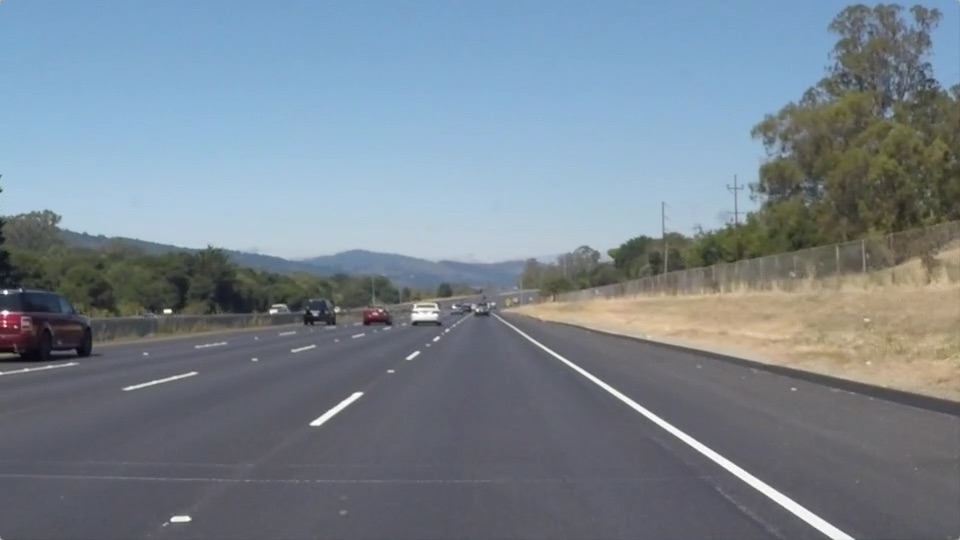
#> input picture TF/Udacity/self-driving/CarND-LaneLines-P1/test_images/solidWhiteRight.jpg, 960 x 540 px, found by its file name
$ jupyter execute qi_P1.ipynb   (shell and % lines are left out)
#> lines starting #> are read from the running program, lines starting #| are printed output that depends on the picture; after the words box and inside, x2 and y2 are one past the last pixel; in counts of white or black regions, pixels touching at a corner belong together
[cell 1]
import matplotlib.pyplot as plt
import matplotlib.image as mpimg
import numpy as np
import cv2

[cell 2]
#reading in an image
img = mpimg.imread('test_images/solidWhiteRight.jpg')
#> img is the input picture: shape (540, 960, 3); mean R, G, B 120.3, 132.6, 143.7

#printing out some stats and plotting
print('This image is:', type(img), 'with dimensions:', img.shape)
#| This image is: <class 'numpy.ndarray'> with dimensions: (540, 960, 3)
plt.imshow(img)

[cell 3]
import math

def grayscale(img):
    """Applies the Grayscale transform
    This will return an image with only one color channel
    but NOTE: to see the returned image as grayscale
    (assuming your grayscaled image is called 'gray')
    you should call plt.imshow(gray, cmap='gray')"""
    return cv2.cvtColor(img, cv2.COLOR_RGB2GRAY)
    # Or use BGR2GRAY if you read an image with cv2.imread()
    # return cv2.cvtColor(img, cv2.COLOR_BGR2GRAY)

def canny(img, low_threshold, high_threshold):
    """Applies the Canny transform"""
    return cv2.Canny(img, low_threshold, high_threshold)

def gaussian_blur(img, kernel_size):
    """Applies a Gaussian Noise kernel"""
    return cv2.GaussianBlur(img, (kernel_size, kernel_size), 0)

def region_of_interest(img, vertices):
    """
    Applies an image mask.

    Only keeps the region of the image defined by the polygon
    formed from `vertices`. The rest of the image is set to black.
    """
    #defining a blank mask to start with
    mask = np.zeros_like(img)

    #defining a 3 channel or 1 channel color to fill the mask with depending on the input image
    if len(img.shape) > 2:
        channel_count = img.shape[2]  # i.e. 3 or 4 depending on your image
        ignore_mask_color = (255,) * channel_count
    else:
        ignore_mask_color = 255

    #filling pixels inside the polygon defined by "vertices" with the fill color
    cv2.fillPoly(mask, vertices, ignore_mask_color)

    #returning the image only where mask pixels are nonzero
    masked_image = cv2.bitwise_and(img, mask)
    return masked_image


def draw_lines(img, lines, color=[255, 0, 0], thickness=2):
    """
    NOTE: this is the function you might want to use as a starting point once you want to
    average/extrapolate the line segments you detect to map out the full
    extent of the lane (going from the result shown in raw-lines-example.mp4
    to that shown in P1_example.mp4).

    Think about things like separating line segments by their
    slope ((y2-y1)/(x2-x1)) to decide which segments are part of the left
    line vs. the right line.  Then, you can average the position of each of
    the lines and extrapolate to the top and bottom of the lane.

    This function draws `lines` with `color` and `thickness`.
    Lines are drawn on the image inplace (mutates the image).
    If you want to make the lines semi-transparent, think about combining
    this function with the weighted_img() function below
    """
    for line in lines:
        for x1,y1,x2,y2 in line:
            cv2.line(img, (x1, y1), (x2, y2), color, thickness)

def line_selct(lines,langle,rangle,y,yshape):
    new = []
    new1 = []
    k1 = 0
    k2 = 0
    b1 = 0
    b2 = 0
    a = 0
    for i in lines:

        k = (i[0][3] - i[0][1]) / (i[0][0] - i[0][2])

        if k > math.tan(langle/180*math.pi):

            new.append(i)
        elif k < math.tan(rangle/180*math.pi):
            new1.append(i)

    len1 = len(new)
    len2 = len(new1)
    for i in new:
        k = (i[0][1] - i[0][3]) / (i[0][0] - i[0][2])
        k1 = k1 + k
        b = i[0][1] - k * i[0][0]
        b1 = b + b1
    k1 = k1 / len1
    b1 = b1 / len1
    for i in new1:
        k = (i[0][1] - i[0][3]) / (i[0][0] - i[0][2])
        k2 = k2 + k
        b = i[0][1] - k * i[0][0]
        b2 = b2 + b
    k2 = k2 / len2
    b2 = b2 / len2


    x11 = int((img.shape[1] - b1) / k1)
    x12 = int((y - b1) / k1)

    x21 = int((img.shape[1] - b2) / k2)
    x22 = int((y - b2) / k2)

    return np.array([[[x11, yshape, x12, y, ]], [[x21, yshape, x22, y, ]]])

def hough_lines(img, rho, theta, threshold, min_line_len, max_line_gap):
    """
    `img` should be the output of a Canny transform.

    Returns an image with hough lines drawn.
    """
    lines = cv2.HoughLinesP(img, rho, theta, threshold, np.array([]), minLineLength=min_line_len,
                            maxLineGap=max_line_gap)
    new=[]
    for i in lines:

        k=(i[0][3]-i[0][1])/(i[0][0]-i[0][2])

        if k>0.5 or k<-0.5 :

            new.append(i)

    result=line_selct(lines, 30, 150, 320, img.shape[1])
    line_img = np.zeros((img.shape[0], img.shape[1], 3), dtype=np.uint8)
    draw_lines(line_img, result)

    return line_img

# Python 3 has support for cool math symbols.

def weighted_img(img, initial_img, α=0.8, β=1., λ=0.):
    """
    `img` is the output of the hough_lines(), An image with lines drawn on it.
    Should be a blank image (all black) with lines drawn on it.

    `initial_img` should be the image before any processing.

    The result image is computed as follows:

    initial_img * α + img * β + λ
    NOTE: initial_img and img must be the same shape!
    """
    return cv2.addWeighted(initial_img, α, img, β, λ)

[cell 4]
import os
os.listdir("test_images/")

[cell 5]
from moviepy.editor import VideoFileClip
from IPython.display import HTML

[cell 6]
def process_image(img):
    # NOTE: The output you return should be a color image (3 channel) for processing video below
    # TODO: put your pipeline here,
    # you should return the final output (image where lines are drawn on lanes)
    temp = img
    img = grayscale(img)
#> in grayscale, `return cv2.cvtColor(img, cv2.COLOR_RGB2GRAY)`:
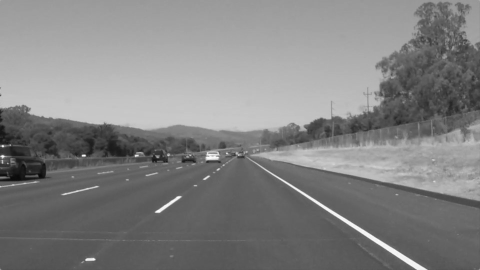
#> returned value: shape (540, 960) (shown at 1/2 size); min 8, max 255, mean 130.1
    img = canny(img, low_threshold=100, high_threshold=200)
#> in canny, `return cv2.Canny(img, low_threshold, high_threshold)`:
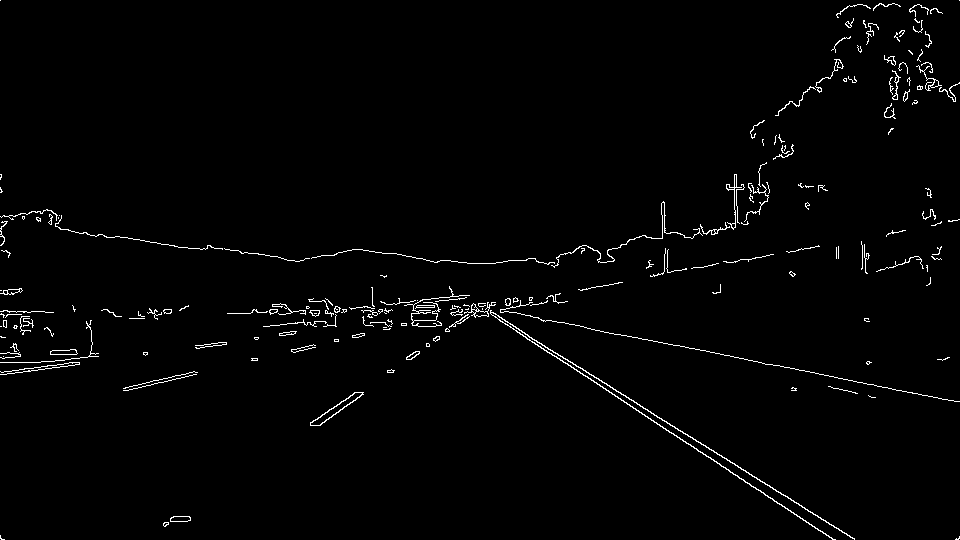
#> returned value: shape (540, 960); 1.6% white in thin lines or dots
    img = gaussian_blur(img, kernel_size=3)
    imshape = img.shape
    img = region_of_interest(img, vertices=np.array([[(0,imshape[0]),(450, 300), (490, 300), (imshape[1],imshape[0])]], dtype=np.int32))

    line_img=hough_lines(img, rho=1, theta=np.pi/180, threshold = 50, min_line_len = 40, max_line_gap = 10)

    result = weighted_img(line_img, temp, α=0.1, β=2., λ=0.)

    return result

a=process_image(img)
#> in region_of_interest, `cv2.fillPoly(mask, vertices, ignore_mask_color)`:
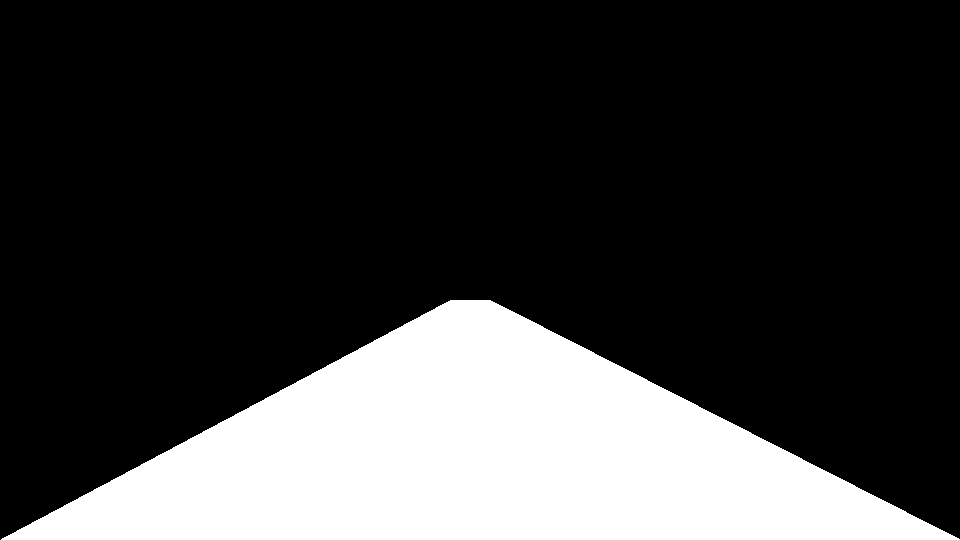
#> mask: shape (540, 960); 23.2% white; 1 white region, box (x1, y1, x2, y2) and area: (1, 300, 960, 540) 120220
#> in region_of_interest, `masked_image = cv2.bitwise_and(img, mask)`:
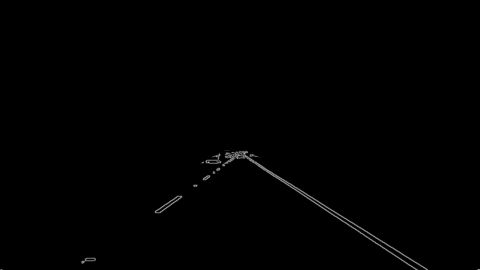
#> masked_image: shape (540, 960) (shown at 1/2 size); min 0, max 191, mean 0.9
#> in hough_lines, `lines = cv2.HoughLinesP(img, rho, theta, threshold, np.array([]), minL..`: lines = 29 rows, first 6: [477, 303, 855, 539], [474, 302, 854, 539], [472, 302, 851, 539], [471, 303, 835, 539], [478, 302, 855, 538], [516, 333, 833, 539]
#> the loop in hough_lines, `for i in lines: ` made 29 passes
#> (i, k) on passes 1 to 8: ([[477, 303, 855, 539]], -0.624), ([[474, 302, 854, 539]], -0.624), ([[472, 302, 851, 539]], -0.625), ([[471, 303, 835, 539]], -0.648), ([[478, 302, 855, 538]], -0.626), ([[516, 333, 833, 539]], -0.65), ([[408, 360, 486, 301]], 0.756), ([[405, 360, 482, 302]], 0.753)
#> after the loop in hough_lines, `for i in lines:`: new = 26 items, first 6: [[477, 303, 855, 539]], [[474, 302, 854, 539]], [[472, 302, 851, 539]], [[471, 303, 835, 539]], [[478, 302, 855, 538]], [[516, 333, 833, 539]]
#> the loop in line_selct, `for i in lines: ` made 29 passes
#> after the loop in line_selct, `for i in lines:`: new = 15 items, first 6: [[408, 360, 486, 301]], [[405, 360, 482, 302]], [[320, 426, 364, 394]], [[319, 426, 364, 392]], [[314, 426, 364, 391]], [[309, 425, 360, 391]]; new1 = 11 items, first 6: [[477, 303, 855, 539]], [[474, 302, 854, 539]], [[472, 302, 851, 539]], [[471, 303, 835, 539]], [[478, 302, 855, 538]], [[516, 333, 833, 539]]
#> in line_selct, `len1 = len(new)`: len1 = 15
#> in line_selct, `len2 = len(new1)`: len2 = 11
#> the loop in line_selct, `for i in new:` made 15 passes
#> (i, k, k1, b, b1) on passes 1 to 8: ([[408, 360, 486, 301]], -0.756, -0.756, 668.6, 668.6), ([[405, 360, 482, 302]], -0.753, -1.51, 665.1, 1333.7), ([[320, 426, 364, 394]], -0.727, -2.24, 658.7, 1992.4), ([[319, 426, 364, 392]], -0.756, -2.99, 667, 2659.4), ([[314, 426, 364, 391]], -0.7, -3.69, 645.8, 3305.2), ([[309, 425, 360, 391]], -0.667, -4.36, 631, 3936.2), ([[309, 421, 355, 391]], -0.652, -5.01, 622.5, 4558.8), ([[309, 423, 357, 391]], -0.667, -5.68, 629, 5187.8)
#> after the loop in line_selct, `for i in new:`: b1 = 9693; k1 = -10.58
#> in line_selct, `k1 = k1 / len1`: k1 = -0.705
#> in line_selct, `b1 = b1 / len1`: b1 = 646.2
#> the loop in line_selct, `for i in new1:` made 11 passes
#> (i, k, k2, b, b2) on passes 1 to 8: ([[477, 303, 855, 539]], 0.624, 0.624, 5.19, 5.19), ([[474, 302, 854, 539]], 0.624, 1.25, 6.37, 11.56), ([[472, 302, 851, 539]], 0.625, 1.87, 6.84, 18.41), ([[471, 303, 835, 539]], 0.648, 2.52, -2.37, 16.03), ([[478, 302, 855, 538]], 0.626, 3.15, 2.77, 18.81), ([[516, 333, 833, 539]], 0.65, 3.8, -2.32, 16.49), ([[473, 302, 809, 521]], 0.652, 4.45, -6.29, 10.2), ([[472, 303, 836, 539]], 0.648, 5.1, -3.02, 7.17)
#> after the loop in line_selct, `for i in new1:`: b2 = 4.96; k2 = 7.02
#> in line_selct, `k2 = k2 / len2`: k2 = 0.639
#> in line_selct, `b2 = b2 / len2`: b2 = 0.451
#> in line_selct, `x11 = int((img.shape[1] - b1) / k1)`: x11 = -445
#> in line_selct, `x12 = int((y - b1) / k1)`: x12 = 462
#> in line_selct, `x21 = int((img.shape[1] - b2) / k2)`: x21 = 1502
#> in line_selct, `x22 = int((y - b2) / k2)`: x22 = 500
#> in hough_lines, `result=line_selct(lines, 30, 150, 320, img.shape[1])`: result = [[-445, 960, 462, 320], [1502, 960, 500, 320]]
#> the loop in draw_lines, `for line in lines:` made 2 passes
#> in weighted_img, `return cv2.addWeighted(initial_img, α, img, β, λ)`:
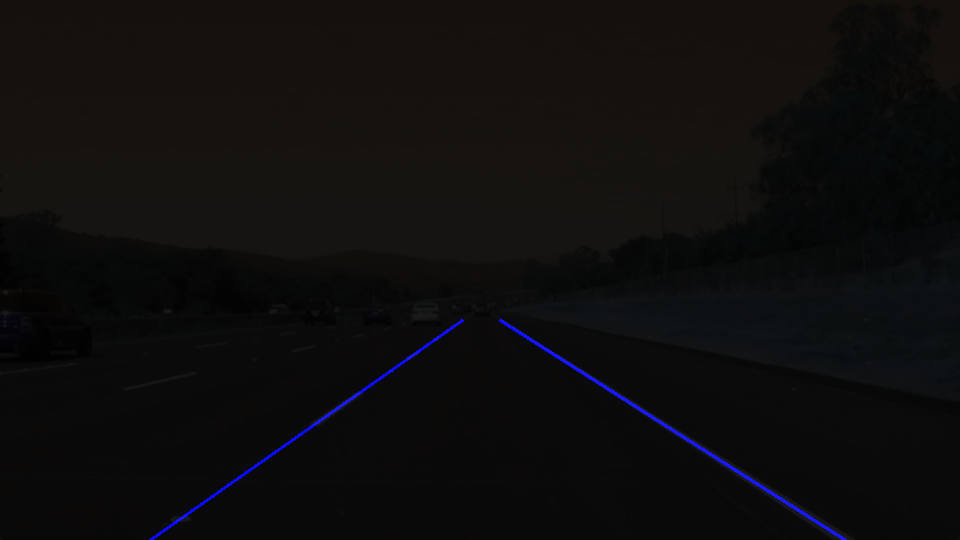
#> returned value: shape (540, 960, 3); mean of channels 0, 1, 2 13.2, 13.3, 14.4; drawn as B, G, R
plt.imshow(a)

[cell 7]
a=process_image(img)
#> the loop in hough_lines (call 2), `for i in lines: ` made 29 passes
#> the loop in line_selct (call 2), `for i in lines: ` made 29 passes
#> the loop in line_selct (call 2), `for i in new:` made 15 passes
#> the loop in line_selct (call 2), `for i in new1:` made 11 passes
#> the loop in draw_lines (call 2), `for line in lines:` made 2 passes

$ run again, with TF/Udacity/self-driving/CarND-LaneLines-P1/test_images/solidYellowCurve2.jpg copied over TF/Udacity/self-driving/CarND-LaneLines-P1/test_images/solidWhiteRight.jpg
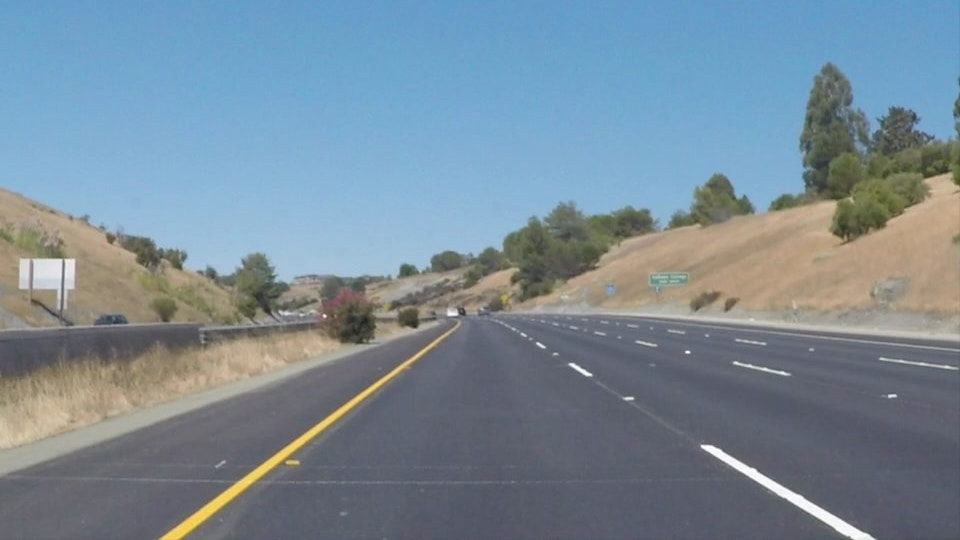
#> input picture TF/Udacity/self-driving/CarND-LaneLines-P1/test_images/solidYellowCurve2.jpg, 960 x 540 px, found by its file name
#> img is the input picture: shape (540, 960, 3); mean R, G, B 120.7, 138.6, 151.5
#| This image is: <class 'numpy.ndarray'> with dimensions: (540, 960, 3)
#> mask: shape (540, 960); 23.2% white; 1 white region, box (x1, y1, x2, y2) and area: (1, 300, 960, 540) 120220
#> in region_of_interest, `masked_image = cv2.bitwise_and(img, mask)`:
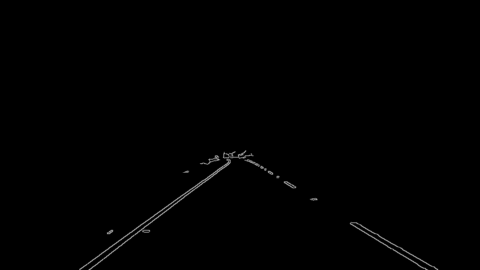
#> masked_image: shape (540, 960) (shown at 1/2 size); min 0, max 207, mean 1
#> lines = 30 rows, first 6: [177, 539, 461, 325], [184, 518, 461, 324], [467, 303, 592, 375], [465, 304, 590, 376], [176, 539, 460, 325], [711, 444, 857, 531]
#> the loop in hough_lines, `for i in lines: ` made 30 passes
#> (i, k) on passes 1 to 8: ([[177, 539, 461, 325]], 0.754), ([[184, 518, 461, 324]], 0.7), ([[467, 303, 592, 375]], -0.576), ([[465, 304, 590, 376]], -0.576), ([[176, 539, 460, 325]], 0.754), ([[711, 444, 857, 531]], -0.596), ([[713, 444, 872, 539]], -0.597), ([[705, 452, 855, 539]], -0.58)
#> after the loop in hough_lines, `for i in lines:`: new = 27 items, first 6: [[177, 539, 461, 325]], [[184, 518, 461, 324]], [[467, 303, 592, 375]], [[465, 304, 590, 376]], [[176, 539, 460, 325]], [[711, 444, 857, 531]]
#> the loop in line_selct, `for i in lines: ` made 30 passes
#> after the loop in line_selct, `for i in lines:`: new = 12 items, first 6: [[177, 539, 461, 325]], [[184, 518, 461, 324]], [[176, 539, 460, 325]], [[258, 464, 490, 301]], [[158, 537, 458, 327]], [[179, 539, 367, 397]]; new1 = 12 items, first 6: [[711, 444, 857, 531]], [[713, 444, 872, 539]], [[705, 452, 855, 539]], [[699, 445, 837, 528]], [[721, 448, 873, 539]], [[800, 493, 876, 539]]
#> len1 = 12
#> the loop in line_selct, `for i in new:` made 12 passes
#> (i, k, k1, b, b1) on passes 1 to 8: ([[177, 539, 461, 325]], -0.754, -0.754, 672.4, 672.4), ([[184, 518, 461, 324]], -0.7, -1.45, 646.9, 1319.2), ([[176, 539, 460, 325]], -0.754, -2.21, 671.6, 1990.9), ([[258, 464, 490, 301]], -0.703, -2.91, 645.3, 2636.1), ([[158, 537, 458, 327]], -0.7, -3.61, 647.6, 3283.7), ([[179, 539, 367, 397]], -0.755, -4.37, 674.2, 3957.9), ([[158, 539, 268, 462]], -0.7, -5.07, 649.6, 4607.5), ([[308, 428, 489, 301]], -0.702, -5.77, 644.1, 5251.6)
#> after the loop in line_selct, `for i in new:`: b1 = 7899; k1 = -8.69
#> in line_selct, `k1 = k1 / len1`: k1 = -0.725
#> in line_selct, `b1 = b1 / len1`: b1 = 658.2
#> the loop in line_selct, `for i in new1:` made 12 passes
#> (i, k, k2, b, b2) on passes 1 to 8: ([[711, 444, 857, 531]], 0.596, 0.596, 20.32, 20.32), ([[713, 444, 872, 539]], 0.597, 1.19, 17.99, 38.32), ([[705, 452, 855, 539]], 0.58, 1.77, 43.1, 81.42), ([[699, 445, 837, 528]], 0.601, 2.37, 24.59, 106), ([[721, 448, 873, 539]], 0.599, 2.97, 16.35, 122.4), ([[800, 493, 876, 539]], 0.605, 3.58, 8.79, 131.1), ([[709, 444, 793, 494]], 0.595, 4.17, 21.98, 153.1), ([[759, 485, 852, 539]], 0.581, 4.75, 44.29, 197.4)
#> after the loop in line_selct, `for i in new1:`: b2 = 304; k2 = 7.13
#> in line_selct, `k2 = k2 / len2`: k2 = 0.594
#> in line_selct, `b2 = b2 / len2`: b2 = 25.34
#> x11 = -416
#> x12 = 466
#> x21 = 1572
#> x22 = 495
#> result = [[-416, 960, 466, 320], [1572, 960, 495, 320]]
#> the loop in draw_lines, `for line in lines:` made 2 passes
#> in weighted_img, `return cv2.addWeighted(initial_img, α, img, β, λ)`:
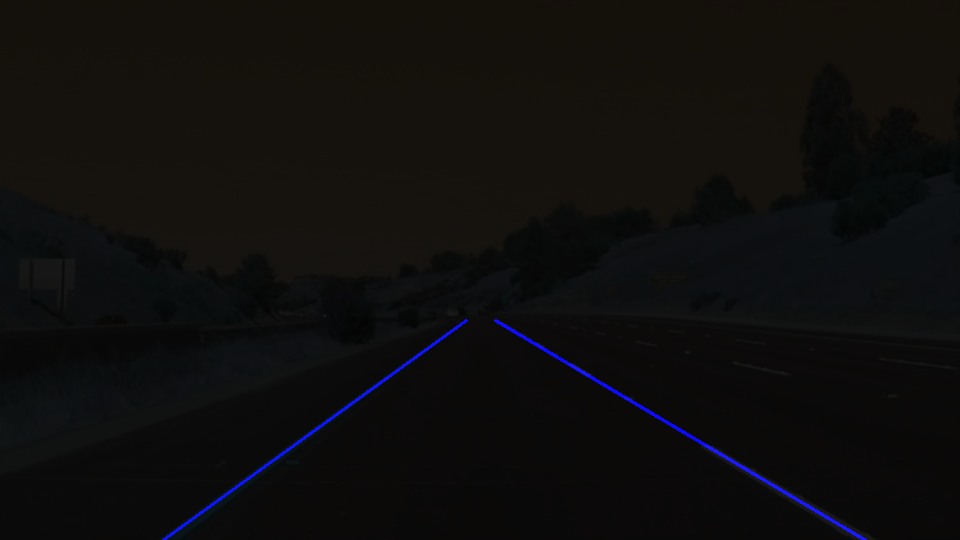
#> returned value: shape (540, 960, 3); mean of channels 0, 1, 2 13.2, 13.9, 15.1; drawn as B, G, R
#> the loop in hough_lines (call 2), `for i in lines: ` made 30 passes
#> the loop in line_selct (call 2), `for i in lines: ` made 30 passes
#> the loop in line_selct (call 2), `for i in new:` made 12 passes
#> the loop in line_selct (call 2), `for i in new1:` made 12 passes
#> the loop in draw_lines (call 2), `for line in lines:` made 2 passes
